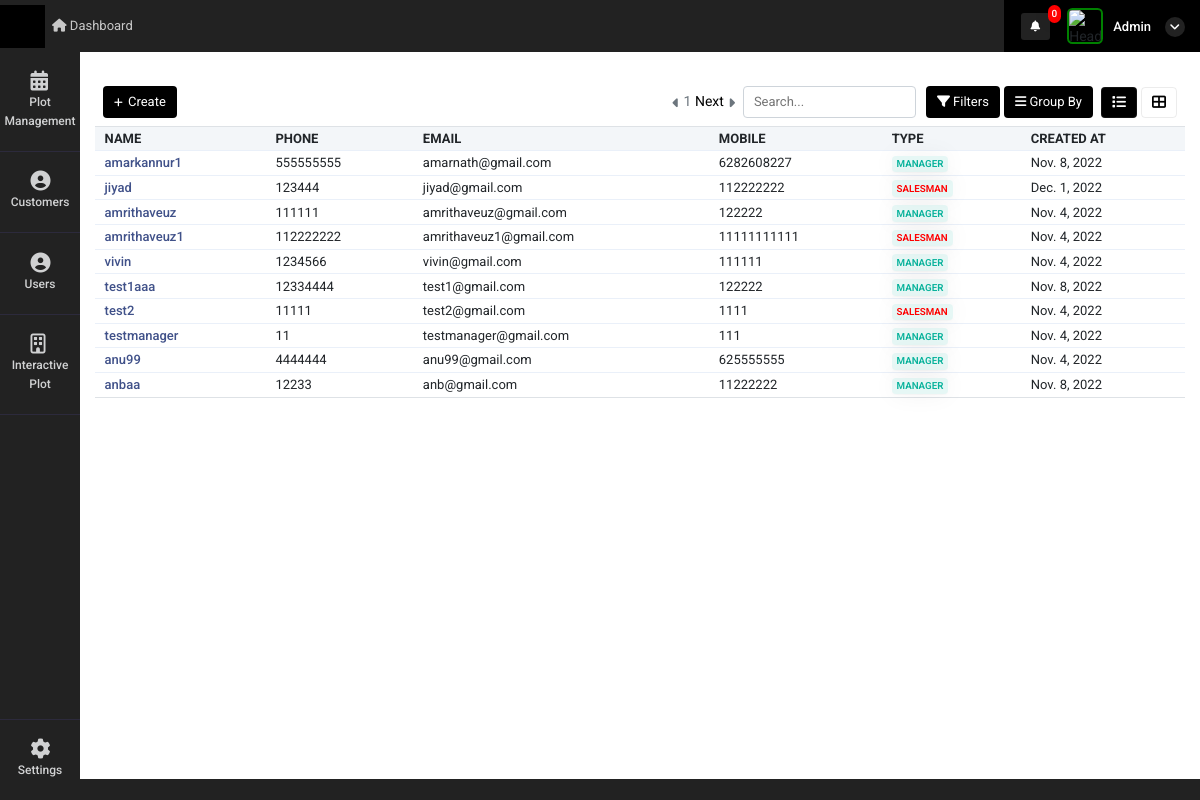
The app's page /demo_card_view (signed in) with its own data.
### super_admin/models.py (models this page shows)
class common(models.Model):  # COMM0N
    dt = models.DateField(auto_now=True)
    tm = models.TimeField(auto_now=True)
    updated = models.DateTimeField(default=timezone.now)
    status = models.CharField(max_length=255, null=True)
    class Meta:
        abstract = True

class user_Details(common):
    auth_user = models.ForeignKey(User,on_delete=models.CASCADE,related_name="auth_user_login_id", null=True)
    name = models.CharField(max_length=255,null=True)
    phone = models.CharField(max_length=255,null=True)
    email = models.EmailField(null=True)
    mobile = models.CharField(max_length=255,null=True)
    emp_id = models.CharField(max_length=255,null=True)
    address1 = models.CharField(max_length=255,null=True)
    address2 = models.CharField(max_length=255,null=True)
    city = models.CharField(max_length=255,null=True)
    state = models.CharField(max_length=255,null=True)
    country = models.CharField(max_length=255,null=True)
    zip = models.CharField(max_length=255,null=True)
    password_geration_type = models.CharField(max_length=255,choices=password_generate_option,null=True)
    user_type = models.CharField(max_length=255,choices=login_user_type,null=True)
    atatchment = models.FileField(upload_to="user_image",null=True)
    created_by = models.ForeignKey(User,on_delete=models.CASCADE,related_name="added_by_user_id", null=True)
    plot_list_view = models.CharField(max_length=255,null=True)
    price_visibility = models.IntegerField(null=True,default=1)
    property_access =  models.CharField(max_length=255,choices=property_access_option,null=True)
    manager_nav_ploat_permission = models.IntegerField(default=0)
    manager_nav_user_permission = models.IntegerField(default=0)
    manager_nav_plot_edit_permission = models.IntegerField(default=0)
    manager_nav_booking_cancel_permission = models.IntegerField(default=0)
    manager_nav_customer_read_permission = models.IntegerField(default=0)
    manager_nav_customer_write_permission = models.IntegerField(default=0)
    manager_nav_customer_edit_permission = models.IntegerField(default=0)
    manager_nav_document_read_permission = models.IntegerField(default=0)
    manager_nav_document_write_permission = models.IntegerField(default=0)
    manager_nav_document_edit_permission = models.IntegerField(default=0)

### super_admin/views.py (the view)
# urls.py: path('demo_card_view',views.demo_card_view,name='demo_card_view'),
def demo_card_view(request):
    page_number = request.GET.get("page")
    user_data = user_Details.objects.all()
    data_paginator = Paginator(user_data, 10)
    try:
        page_obj = data_paginator.get_page(page_number)
    except PageNotAnInteger:
        page_obj = data_paginator.page(1)
    context = {
        'user_data': user_data,
        'page_obj': page_obj
    }
    return render(request,'super_admin/demo_card_view.html',context)

### super_admin/templatetags/notification.py (called while the page is built, shortened)
@register.filter(name='get_notifications')
def get_notifications(value,args):
    user_dat = User.objects.get(id=value.id)
    st = user_dat.is_superuser
    data_count = ''
    if st == True:
        data_count = user_request_plot.objects.filter(read_status=0).count()
    return data_count

@register.filter(name='get_loginUsernameImage')
def get_loginUsernameImage(value,args):
    user_dat = User.objects.get(id=value.id)
    st = user_dat.is_superuser
    image_url = ''
    if st == True:
        image_url = 'http://10.10.10.119:8000/static/adminicon.jpg'
    else:
        user_data = user_Details.objects.get(auth_user=value.id)
        if user_data.atatchment == '':
            image_url = 'http://10.10.10.119:8000/static/adminicon.jpg'
        else:
            image_url ='../media/'+str(user_data.atatchment)
    return image_url

@register.filter(name='get_nav_permission')
def get_nav_permission(value,args):
    user_dat = User.objects.get(id=value.id)
    st = user_dat.is_superuser
    if st == True:
        return True

@register.filter(name='get_user_type_action')
def get_user_type_action(value,args):
    user_dat = User.objects.get(id=value.id)
    st = user_dat.is_superuser
    user_data =""
    try:
        user_data = user_Details.objects.get(auth_user=user_dat)
    except:
        pass
    if st == True:
        return True
    else:
        return False

### super_admin/templates/super_admin/demo_card_view.html (shortened to what this page needs)
{% extends "super_admin/base10.html" %}
{% block content %}
<div class="container-fluid mt-4">
    <div class="tab-content contnt" id="demo_result_employee">
        <div class="tab-pane active" id="home1" role="tabpanel">
            <div
                class="d-flex align-items-center justify-content-between px-2">
                <div class="col-md-4 px-0">
                    <a href="create_user"><button type="button"
                            class="btn btn-prim add-btn create-button"><i
                                class="fas fa-plus"></i>
                            Create
                        </button></a>
                </div>
                <div class="d-flex align-items-center">
                    <i class="fas fa-caret-left mr-1 pagintn text-muted pagination_minus"></i>
                    <span class="text-muted">
                        <span>{{page_obj.number}}</span>
                        {% if page_obj.has_next %}
                            <a class="next_page_action" data-url="next_page_action_url_user?page={{page_obj.next_page_number}}"  style="color: black;" href="#">Next </a>
                        {% endif %}
                    </span>
                    <i class="fas fa-caret-right ml-1 pagintn text-muted pagination_add"></i>
                    <input type="text" class="form-cont ml-2"
                        placeholder="Search..." autocomplete="off"
                        id="search_value" value="" onkeyup="myFunction()">
                    <div class="dropdown btn-group fitr">
                        <button type="button" class="btn btn-prim dropdown-toggle" data-toggle="dropdown">
                            <i class="fas fa-filter"></i>
                            Filters
                        </button>
                    </div>
                    <div class="dropdown btn-group grpby">
                        <button type="button" class="btn btn-prim mx-1 dropdown-toggle" data-toggle="dropdown"> <i
                                class="fas fa-bars"></i>
                            Group By
                        </button>
                    </div>
                    <ul class="nav nav-tabs nav-ta" role="tablist">
                        <li class="nav-item mx-1">
                            <a class="nav-link kan-tab active"
                                data-toggle="tab" href="#ho" role="tab"
                                aria-selected="false">
                                <i class="fas fa-list"></i>
                            </a>
                        </li>
                        <li class="nav-item">
                            <a class="nav-link kan-tab" data-toggle="tab"
                                href="#pro" role="tab"
                                aria-selected="false">
                                <i class="fas fa-th-large"></i>
                            </a>
                        </li>
                    </ul>
                </div>
            </div>
            <div class="tab-content">
                <div class="tab-pane active" id="ho" role="tabpanel">
                    <div class="table-responsive mb-1  mt-2">
                        <table class="table table-nowrap align-middle user_table"
                            id="orderTable">
                            <thead class="table-light">
                                <tr class="text-uppercase">
                                    <th class="sort"
                                        data-sort="customer_name">
                                        Name</th>
                                    <th class="sort"
                                        data-sort="product_name">
                                       Phone
                                    </th>
                                    <th class="sort" data-sort="date">Email</th>
                                    <th class="sort" data-sort="company">
                                       Mobile
                                    </th>
                                    <th class="sort" data-sort="company">
                                        Type
                                     </th>
                                    <th class="sort" data-sort="company">
                                       Created At
                                    </th>
                                </tr>
                            </thead>
                            <tbody class="list form-check-all append_search_result">
                                {% for i in page_obj  %}
                                <tr onclick="window.location='user_edit?id={{i.id}}'">
                                    <td class="id"><a href="user_edit?id={{i.id}}"
                                            class="fw-medium link-primary">{{i.name}}</a>
                                    </td>
                                    <td class="customer_name">{{i.phone}}
                                    </td>
                                    <td class="product_name">{{i.email}}</td>
                                    <td class="date">{{i.mobile}}</td>
                                    <td class="company">
                                        {% if i.user_type == "manager" %}
                                        <span
                                            class="badge badge-soft-success text-uppercase">Manager</span>
                                        {% elif i.user_type == "salesman"  %}
                                        <span style="color: red!important"
                                            class="badge badge-soft-success text-uppercase">Salesman</span>
                                        {% endif %}
                                        </td>
                                    <td class="status">{{i.dt}}
                                    </td>
                                </tr>
                                {% endfor %}
                            </tbody>
                        </table>
                    </div>
                </div>
            </div>
        </div>
    </div>
</div>
{% endblock %}

### super_admin/templates/super_admin/base10.html (shortened to what this page needs)
<!doctype html>
<html lang="en">
    {% load static %}
    {% load notification %}
<head>
    <link rel="stylesheet" href="{% static 'admin/css/morris.css' %}">
    <link href="{% static 'admin/css/bootstrap.min.css' %}" rel="stylesheet" type="text/css" />
    <link href="{% static 'admin/css/icons.css' %}" rel="stylesheet" type="text/css" />
    <link href="{% static 'admin/css/style.css' %}" rel="stylesheet" type="text/css" />
</head>
<body class="">
    <div id="wrapper">
        <div class="left side-menu">
            <div class="slimscroll-menu" id="remove-scroll">
                <div id="sidebar-menu" class="sidaber_menu">
                    <ul class="" id="side-menu">
                        {% if bank_nav == 1 %}
                        <li>    <a href="bank_master" class="splnav just_load_please"> <i class="fas fa-briefcase"></i>        <p>Bank Master</p>    </a></li>
                        <li>    <a href="plot_view_master" class="splnav just_load_please"> <i class="fas fa-briefcase"></i>        <p>Plot view Master</p>    </a></li>
                        {% else %}
                                                {% if request.user|get_nav_permission:"plot_management" %}
                                                <li>
                                                    <a class="splnav just_load_please" href="property_management"> <i class="fa fa-calendar"></i>
                                                        <p>Plot Management</p>
                                                    </a>
                                                </li>
                                                {% endif %}
                                                {% if request.user|get_user_type_action:"user_type" %}
                                                <li>
                                                    <a href="customer_management" class="splnav just_load_please"> <i class="fa fa-user-circle"></i>
                                                        <p>Customers </p>
                                                    </a>
                                                </li>
                                                {% endif %}
                                                {% if request.user|get_nav_permission:"user_management" %}
                                                <li>
                                                    <a href="user_management" class="splnav just_load_please"> <i class="fa fa-user-circle"></i>
                                                        <p>Users  </p>
                                                    </a>
                                                </li>
                                                {% endif %}
                                                <li>
                                                    <a href="plot" class="splnav just_load_please"> <i class="fa fa-building-o"></i>
                                                        <p>Interactive Plot</p>
                                                    </a>
                                                </li>
                                                {% endif %}
                                                <li class="bootm_toggle_settings_button ">
                                                    <a class="splnav bdr_btmnone_nav" href="profile"> <i class="fa fa-cog"></i>
                                                        <p>Settings</p>
                                                    </a>
                                                </li>
                    </ul>
                </div>
            </div>
        </div>
        <div class="content-page">
            <div class="topbar">
                <div class="navbar-header">
                    <div class="d-flex">
                        <div class="binance">
                        </div>
                    </div>
                    <ul class="navbar-nav1 bg-2 col">
                        <li class="nav-item d-none d-sm-inline-block">
                            <a href="home" class="nav-link"><i class="fa fa-home"></i> Dashboard</a>
                        </li>
                    </ul>
                    <div class="d-flex align-items-center icns">
                        <div class="dropdown topbar-head-dropdown ms-1 header-item">
                            <a href="view_all_activity">
                                <i class="fas fa-bell fs-icn">
                                    <span
                                        class="position-absolute topbar-badge fs-9 translate-middle badge rounded-pill bg-red">{{ request.user|get_notifications:"sss" }}</span></i>
                                    </a>
                        </div>
                        <div class="dropdown header-item topbar-user king button-drpdown">
                            <span class="d-flex align-items-center drpdown-toggle">
                                <img class="header-profile-user" src="{{ request.user|get_loginUsernameImage:"sss" }}" alt="Header Avatar">
                                <span class="text-start ms-xl-2">
                                    <span class="d-none d-xl-inline-block ms-1 fw-medium user-name-text">  {{request.user.username|title}}</span>
                                    <i class="pro-icn fa fa-angle-down"></i>
                                </span>
                            </span>
                        </div>
                    </div>
                </div>
            </div>
            <div class="content">
                {% block content %}
                {% endblock %}
            </div>
            <footer class="footer">
                <div class="container-fluid">
                    <div class="row">
                        <div class="col-sm-6">
                        </div>
                        <div class="col-sm-6">
                        </div>
                    </div>
                </div>
            </footer>
        </div>
    </div>
</body>
</html>

### records on screen
user_Details: name "amarkannur1", phone "555555555", email "amarnath@gmail.com", mobile "6282608227", user_type "MANAGER", dt "Nov. 8, 2022"
user_Details: name "jiyad", phone "123444", email "jiyad@gmail.com", mobile "112222222", user_type "SALESMAN", dt "Dec. 1, 2022"
user_Details: name "amrithaveuz", phone "111111", email "amrithaveuz@gmail.com", mobile "122222", user_type "MANAGER", dt "Nov. 4, 2022"
user_Details: name "amrithaveuz1", phone "112222222", email "amrithaveuz1@gmail.com", mobile "11111111111", user_type "SALESMAN", dt "Nov. 4, 2022"
user_Details: name "vivin", phone "1234566", email "vivin@gmail.com", mobile "111111", user_type "MANAGER", dt "Nov. 4, 2022"
user_Details: name "test1aaa", phone "12334444", email "test1@gmail.com", mobile "122222", user_type "MANAGER", dt "Nov. 8, 2022"
user_Details: name "test2", phone "11111", email "test2@gmail.com", mobile "1111", user_type "SALESMAN", dt "Nov. 4, 2022"
user_Details: name "testmanager", phone "11", email "testmanager@gmail.com", mobile "111", user_type "MANAGER", dt "Nov. 4, 2022"
user_Details: name "anu99", phone "4444444", email "anu99@gmail.com", mobile "625555555", user_type "MANAGER", dt "Nov. 4, 2022"
user_Details: name "anbaa", phone "12233", email "anb@gmail.com", mobile "11222222", user_type "MANAGER", dt "Nov. 8, 2022"

### other values on screen
{{ request.user|get_notifications:"sss" }} "0"
{{ request.user.username|title }} "Admin"
{{ page_obj.number }} "1"
